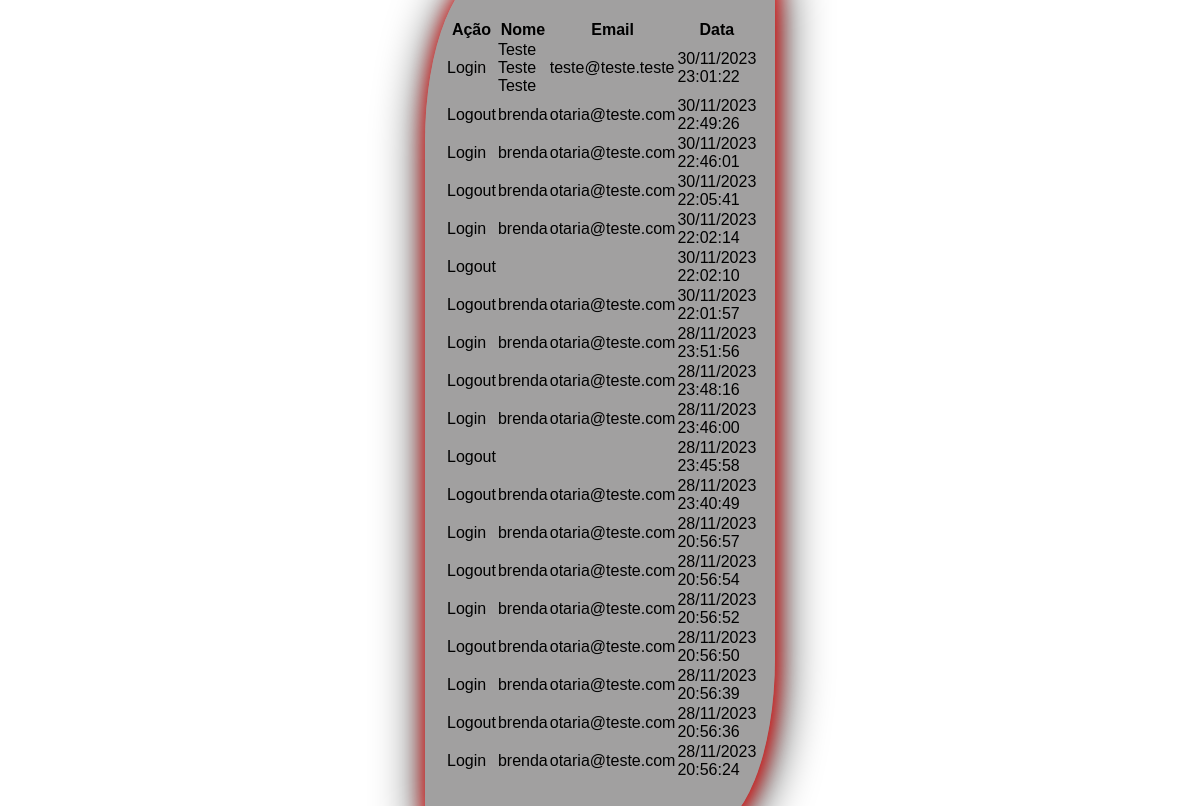
Page /TelaLog/logs.php (signed in) on the committed database.
### tables this page shows
CREATE TABLE `logs` (
  `id` int(11) NOT NULL,
  `acao` varchar(255) NOT NULL,
  `nome` varchar(255) NOT NULL,
  `email` varchar(255) NOT NULL,
  `data` varchar(255) NOT NULL
);

### TelaLog/logs.php (the view, shortened to what this page needs)
<?php
require_once "config.php";
$sql = "SELECT * FROM logs ORDER BY data DESC";
$result = mysqli_query($conexao, $sql);
?>
<!DOCTYPE html>
<html lang="en">
<head>
    <link rel="stylesheet" href="styles.css">
</head>
<body>
  <div class="container">
    <div class="tbl_container">
        <table class="tbl">
            <thead>
                <tr>
                    <th>Ação</th>
                    <th>Nome</th>
                    <th>Email</th>
                    <th>Data</th>
                </tr>
            </thead>
            <tbody>
                <?php
                while($row = mysqli_fetch_assoc($result)){
                    $acao = $row['acao'];
                    $nome = $row['nome'];
                    $email = $row['email'];
                    $data = $row['data'];
                ?>
                <tr>
                    <td><?php echo $acao;?> </td>
                    <td><?php echo $nome;?> </td>
                    <td><?php echo $email;?> </td>
                    <td><?php echo $data;?> </td>
                </tr>
                <?php }; ?>
            </tbody>
        </table>
    </div>
</div>
</body>
</html>

### Tela-Alteracao-senha/styles.css (style rules this page uses)
* { margin: 0; padding: 0; box-sizing: border-box; font-family: 'Poppins', sans-serif; }
body { background: url(img/paisagem.jpg); background-size: cover; display: flex; justify-content: center; align-items: center; height: 100vh; }
.container { width: 350px; background: rgba(68, 67, 67, 0.5); border-radius: 20% 0; box-shadow: 1px 2px 20px red, 2px 6px 50px #000; padding: 50px 20px; }

### rows in the picture
logs: acao "Login", nome "Teste Teste Teste", email "teste@teste.teste", data "30/11/2023 23:01:22"
logs: acao "Logout", nome "brenda", email "otaria@teste.com", data "30/11/2023 22:49:26"
logs: acao "Login", nome "brenda", email "otaria@teste.com", data "30/11/2023 22:46:01"
logs: acao "Logout", nome "brenda", email "otaria@teste.com", data "30/11/2023 22:05:41"
logs: acao "Login", nome "brenda", email "otaria@teste.com", data "30/11/2023 22:02:14"
logs: acao "Logout", data "30/11/2023 22:02:10"
logs: acao "Logout", nome "brenda", email "otaria@teste.com", data "30/11/2023 22:01:57"
logs: acao "Login", nome "brenda", email "otaria@teste.com", data "28/11/2023 23:51:56"
logs: acao "Logout", nome "brenda", email "otaria@teste.com", data "28/11/2023 23:48:16"
logs: acao "Login", nome "brenda", email "otaria@teste.com", data "28/11/2023 23:46:00"
logs: acao "Logout", data "28/11/2023 23:45:58"
logs: acao "Logout", nome "brenda", email "otaria@teste.com", data "28/11/2023 23:40:49"
logs: acao "Login", nome "brenda", email "otaria@teste.com", data "28/11/2023 20:56:57"
logs: acao "Logout", nome "brenda", email "otaria@teste.com", data "28/11/2023 20:56:54"
logs: acao "Login", nome "brenda", email "otaria@teste.com", data "28/11/2023 20:56:52"
logs: acao "Logout", nome "brenda", email "otaria@teste.com", data "28/11/2023 20:56:50"
logs: acao "Login", nome "brenda", email "otaria@teste.com", data "28/11/2023 20:56:39"
logs: acao "Logout", nome "brenda", email "otaria@teste.com", data "28/11/2023 20:56:36"
logs: acao "Login", nome "brenda", email "otaria@teste.com", data "28/11/2023 20:56:24"
